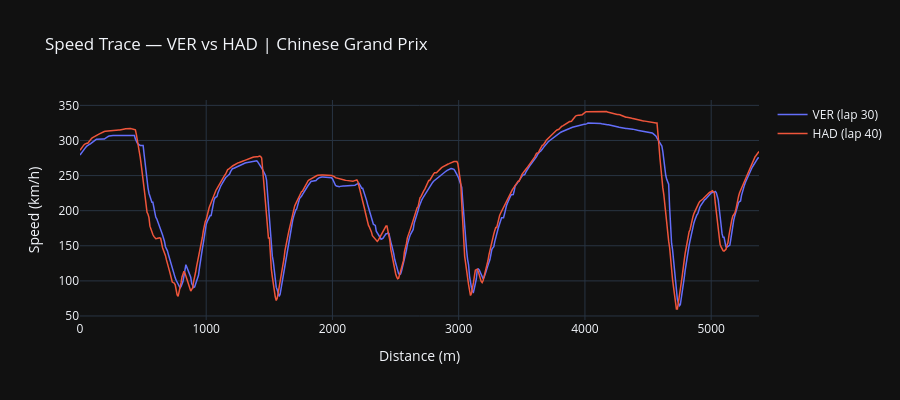

The notebook cell this image was saved under:
### Markdown cell above
## 3. Speed & Throttle Traces — Plotly

### Code cell
# ── 3.1 Speed trace overlay ───────────────────────────────────────────────────
# Overlay both drivers on the same distance axis.
# Gaps in the line at distance discontinuities are expected (pit entry/exit).
fig = go.Figure()

fig.add_trace(go.Scatter(
    x=tel_a_interp["distance"], y=tel_a_interp["speed"],
    name=f"{DRIVER_A} (lap {LAP_A})",
    mode="lines", line=dict(width=1.5),
))
fig.add_trace(go.Scatter(
    x=tel_b_interp["distance"], y=tel_b_interp["speed"],
    name=f"{DRIVER_B} (lap {LAP_B})",
    mode="lines", line=dict(width=1.5),
))

fig.update_layout(
    title=f"Speed Trace — {DRIVER_A} vs {DRIVER_B} | {round_name}",
    xaxis_title="Distance (m)",
    yaxis_title="Speed (km/h)",
    template=PLOTLY_TEMPLATE,
    height=400,
    hovermode="x unified",
)
fig.show()

### Figure 1 — Plotly figure (JSON) as saved in the notebook; plotly's stock layout.template omitted (floating-point values rounded to 4 significant figures; data arrays with more than 128 entries replaced by an {"elided": "..."} marker saying what was removed)
{"data": [{"line": {"width": 1.5}, "mode": "lines", "name": "VER (lap 30)", "type": "scatter", "x": {"elided": "700 float values"}, "y": {"elided": "700 float values"}}, {"line": {"width": 1.5}, "mode": "lines", "name": "HAD (lap 40)", "type": "scatter", "x": {"elided": "700 float values"}, "y": {"elided": "700 float values"}}], "layout": {"height": 400, "hovermode": "x unified", "title": {"text": "Speed Trace — VER vs HAD | Chinese Grand Prix"}, "xaxis": {"title": {"text": "Distance (m)"}}, "yaxis": {"title": {"text": "Speed (km/h)"}}}}
